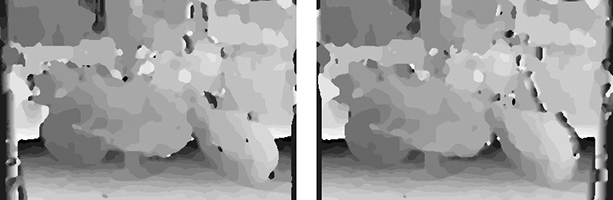
#> input picture ProjectImages/mDis_left_right.jpg, 613 x 200 px
$ python -i seamCarvingHelper.py   (imports and definitions only)   (Python 2 division)
#> lines starting #> are read from the running program, lines starting #| are printed output that depends on the picture
#> further down, picture is the input picture: shape (200, 613, 3); min 0, max 255, mean 159.5
# -*- coding: utf-8 -*-
"""
Created on Tue Apr 28 03:22:11 2020

@author: David
"""
import cv2
import numpy as np
import scipy.signal

def energy_map(image):
    # Convert
    image = image.astype(np.float64)/255

    # Make kernels.
    hKernel = np.array([-1,0,1,-2,0,2,-1,0,1]).reshape(3,3)
    vKernel = np.array([-1,-2,-1,0,0,0,1,2,1]).reshape(3,3)

    # Make emergy map.
    if(len(image.shape)>2): # If image color.

        # Convolve image with kernels.
        hConB = scipy.signal.convolve2d(image[:,:,0],hKernel,boundary='symm',mode='same')
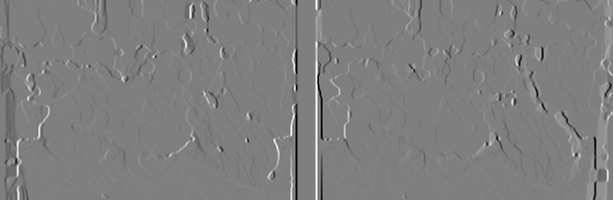
#> hConB: shape (200, 613) float64; min -4, max 4, mean -0.00114; drawn with min black and max white
        hConG = scipy.signal.convolve2d(image[:,:,1],hKernel,boundary='symm',mode='same')
        hConR = scipy.signal.convolve2d(image[:,:,2],hKernel,boundary='symm',mode='same')
        vConB = scipy.signal.convolve2d(image[:,:,0],vKernel,boundary='symm',mode='same')
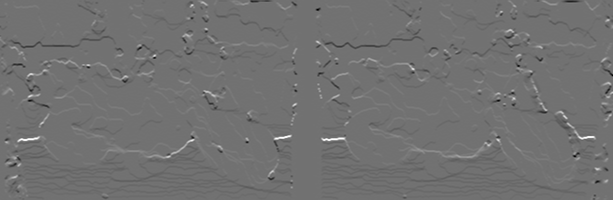
#> vConB: shape (200, 613) float64; min -3.23, max 4, mean -0.00737; drawn with min black and max white
        vConG = scipy.signal.convolve2d(image[:,:,1],vKernel,boundary='symm',mode='same')
        vConR = scipy.signal.convolve2d(image[:,:,2],vKernel,boundary='symm',mode='same')

        # Average.
        hCon = (hConB+hConG+hConR)/3
        vCon = (vConB+vConG+vConR)/3

        # Make energy map.
        eMap = np.absolute(hCon)+np.absolute(vCon)
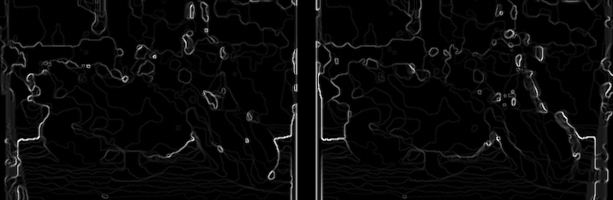
#> eMap: shape (200, 613) float64; min 0, max 5.88, mean 0.232; drawn with min black and max white

        # Return.
        return eMap
    else: # If image BnW.
        # Convolve image with kernels.
        hCon = scipy.signal.convolve2d(image,hKernel,boundary='symm',mode='same')
        vCon = scipy.signal.convolve2d(image,vKernel,boundary='symm',mode='same')

        # Make energy map.
        eMap = np.absolute(hCon)+np.absolute(vCon)

        # Return.
        return eMap

#------------------------------------------------------------------------------

# [525 lines left out: functions carveNum, vAdd, vCarve, hCarve, not called in this run]

>>> import cv2
>>> picture = cv2.imread('../ProjectImages/mDis_left_right.jpg')
>>> result = energy_map(picture)

$ run again, on ProjectImages/mleft_right.jpg
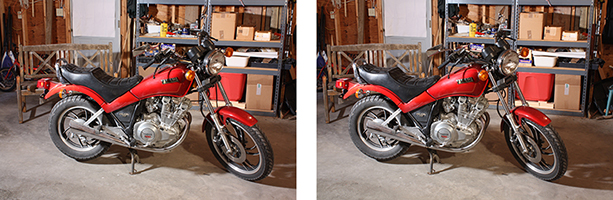
#> input picture ProjectImages/mleft_right.jpg, 613 x 200 px
#> picture is the input picture: shape (200, 613, 3); mean B, G, R 97.2, 105.5, 131.5
#> in energy_map, `vConR = scipy.signal.convolve2d(image[:,:,2],vKernel,boundary='symm',m..`:
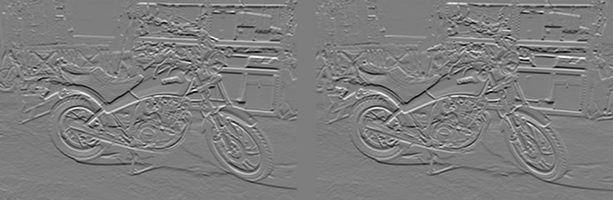
#> vConR: shape (200, 613) float64; min -3.93, max 3.99, mean -0.00589; drawn with min black and max white
#> in energy_map, `eMap = np.absolute(hCon)+np.absolute(vCon)`:
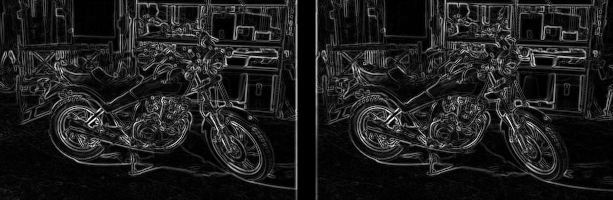
#> eMap: shape (200, 613) float64; min 0, max 5.78, mean 0.68; drawn with min black and max white

$ run again, on ProjectImages/colorOpGui.png
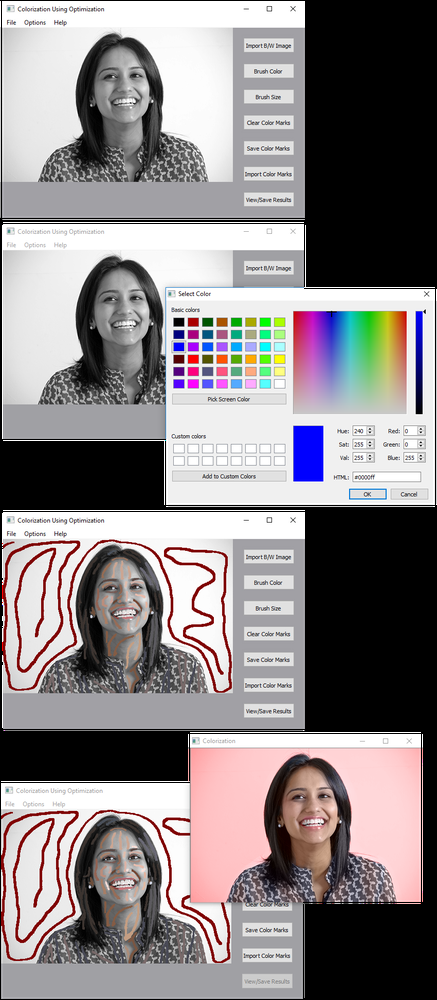
#> input picture ProjectImages/colorOpGui.png, 437 x 1000 px, shrunk from 850 x 1946 before the run
#> picture is the input picture: shape (1000, 437, 3); mean B, G, R 135.4, 133.6, 139.3
#> in energy_map, `vConB = scipy.signal.convolve2d(image[:,:,0],vKernel,boundary='symm',m..`:
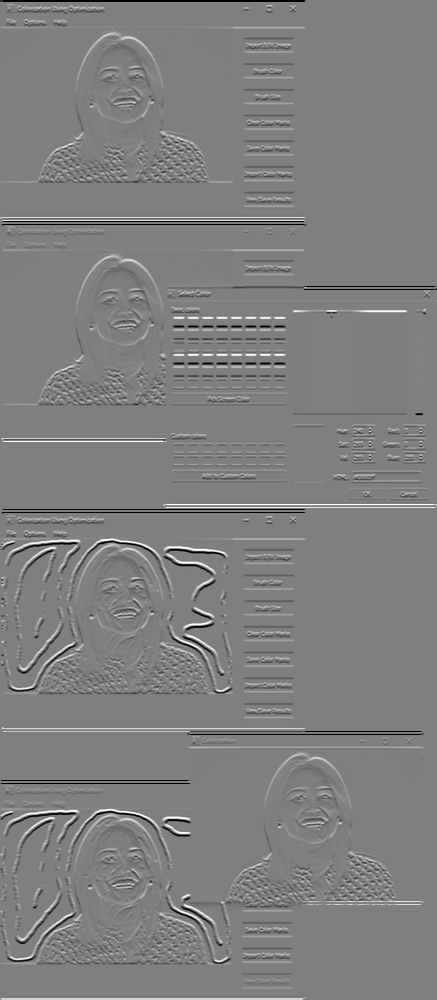
#> vConB: shape (1000, 437) float64; min -4, max 4, mean -3.64e-18; drawn with min black and max white
#> in energy_map, `eMap = np.absolute(hCon)+np.absolute(vCon)`:
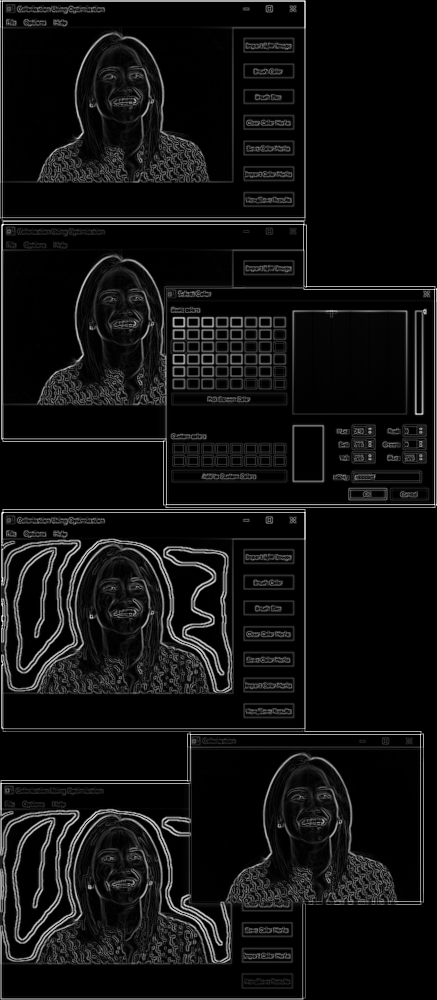
#> eMap: shape (1000, 437) float64; min 0, max 6, mean 0.394; drawn with min black and max white

$ run again, on ProjectImages/colorOpGui1.png
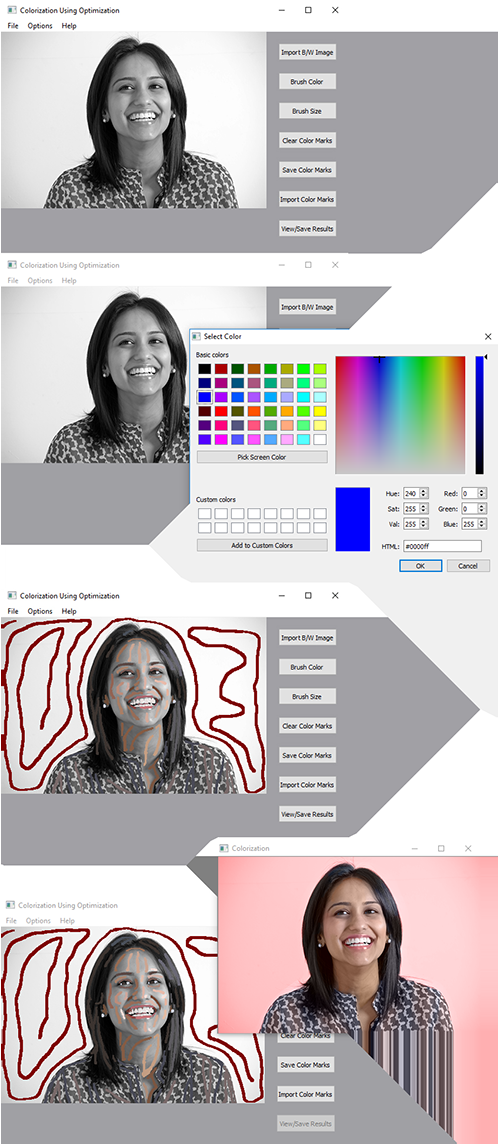
#> input picture ProjectImages/colorOpGui1.png, 500 x 1145 px
#> picture is the input picture: shape (1145, 500, 3); mean B, G, R 185.7, 183.2, 190
#> in energy_map, `vConB = scipy.signal.convolve2d(image[:,:,0],vKernel,boundary='symm',m..`:
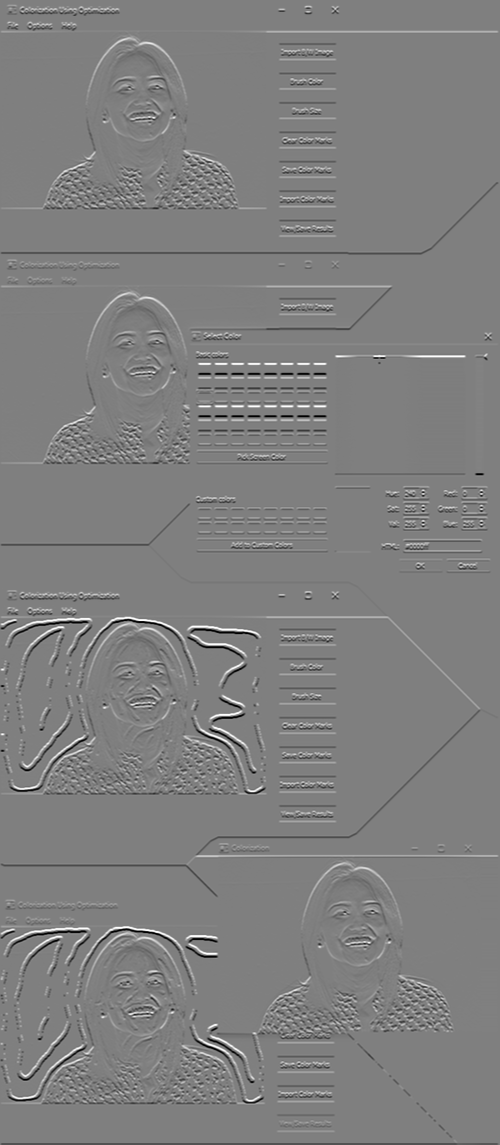
#> vConB: shape (1145, 500) float64; min -4, max 4, mean -3.97e-18; drawn with min black and max white
#> in energy_map, `eMap = np.absolute(hCon)+np.absolute(vCon)`:
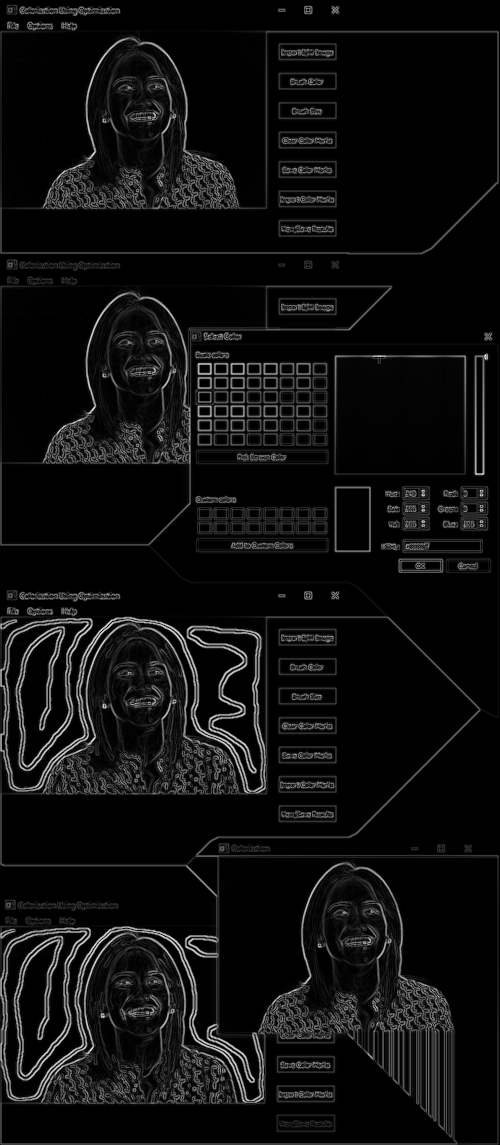
#> eMap: shape (1145, 500) float64; min 0, max 5.91, mean 0.35; drawn with min black and max white
